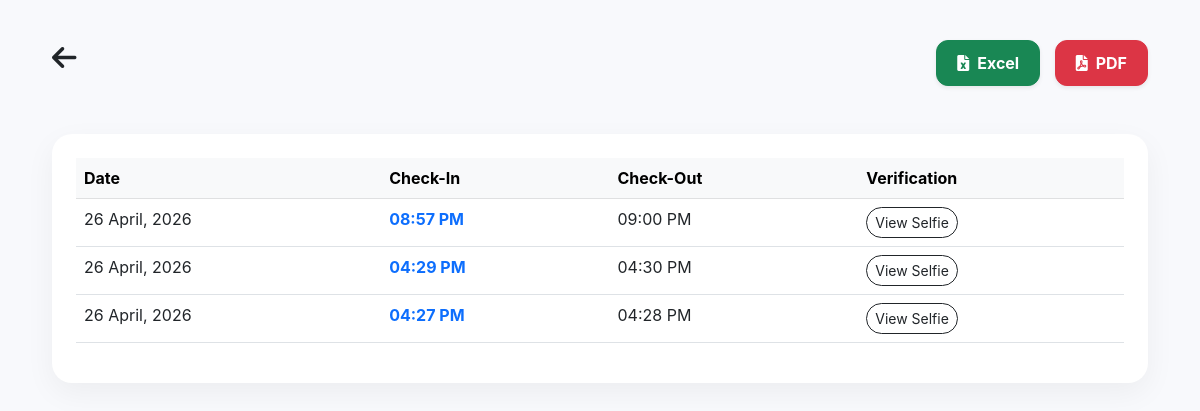
The app's page /my-attendance (signed in), older data.
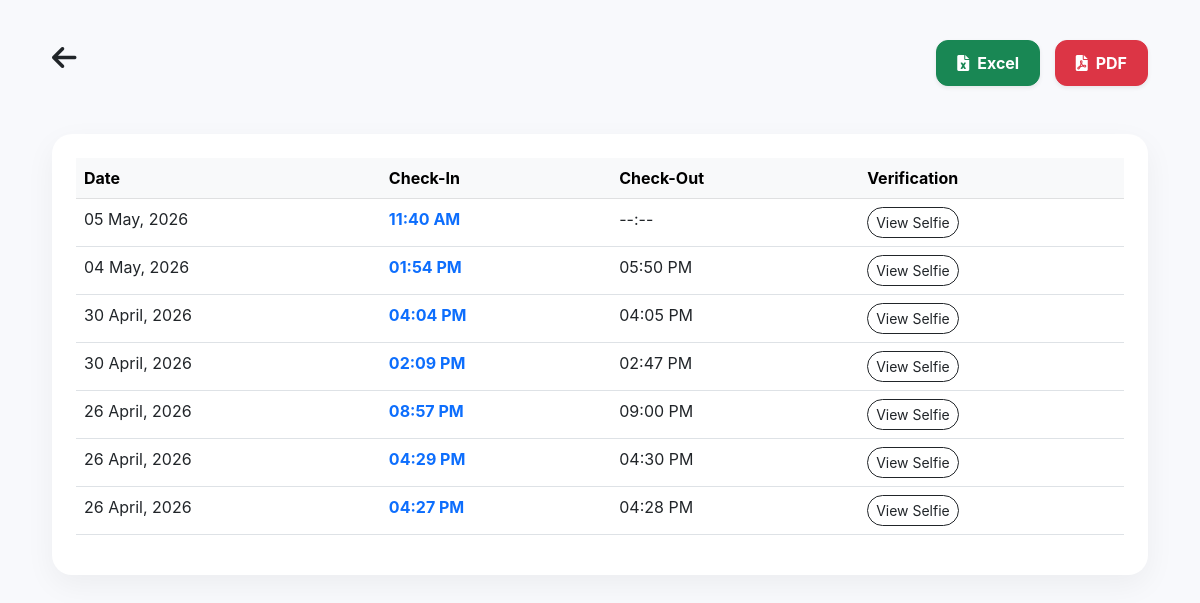
The same page, newer data.
### app.py (models this page shows)
class Attendance(db.Model):
    id = db.Column(db.Integer, primary_key=True)
    user_id = db.Column(db.Integer, db.ForeignKey('user.id'))
    emp_full_name = db.Column(db.String(160))
    check_in = db.Column(db.DateTime, default=datetime.now)
    check_out = db.Column(db.DateTime, nullable=True)
    location_in = db.Column(db.String(255))
    location_out = db.Column(db.String(255))
    selfie = db.Column(db.String(255))
    total_seconds = db.Column(db.Integer, default=0)

### app.py (the view)
@app.route('/my-attendance')
@app.route('/daily-login-hrs')
@login_required
def reports():
    logs = Attendance.query.filter_by(
        user_id=current_user.id
    ).order_by(Attendance.id.desc()).all()
    return render_template('attendance_view.html', logs=logs)

### app.py (called while the page is built)
@login_manager.user_loader
def load_user(user_id):
    return User.query.get(int(user_id))

### templates/attendance_view.html (shortened to what this page needs)
<!DOCTYPE html>
<html>
<head>
    <link href="https://cdn.jsdelivr.net/npm/bootstrap@5.3.0/dist/css/bootstrap.min.css" rel="stylesheet">
    <link rel="stylesheet" href="https://cdnjs.cloudflare.com/ajax/libs/font-awesome/6.0.0/css/all.min.css">
</head>
<body>
    <div class="container">
        <div class="d-flex justify-content-between align-items-center mb-5">
            <h3 class="fw-bold"><a href="/dashboard" class="text-dark text-decoration-none me-3"><i class="fa fa-arrow-left"></i></a> {{ title }}</h3>
            <div>
                <a href="/download/excel" class="btn btn-success btn-export shadow-sm"><i class="fa fa-file-excel me-2"></i>Excel</a>
                <a href="/download/pdf" class="btn btn-danger btn-export shadow-sm"><i class="fa fa-file-pdf me-2"></i>PDF</a>
            </div>
        </div>
        <div class="card p-4 overflow-hidden">
            <table class="table table-hover">
                <thead class="table-light">
                    <tr><th>Date</th><th>Check-In</th><th>Check-Out</th><th>Verification</th></tr>
                </thead>
                <tbody>
                    {% for log in logs %}
                    <tr>
                        <td>{{ log.check_in.strftime('%d %B, %Y') }}</td>
                        <td class="fw-bold text-primary">{{ log.check_in.strftime('%I:%M %p') }}</td>
                        <td>{{ log.check_out.strftime('%I:%M %p') if log.check_out else '--:--' }}</td>
                        <td><a href="/static/uploads/{{ log.selfie }}" target="_blank" class="btn btn-sm btn-outline-dark rounded-pill">View Selfie</a></td>
                    </tr>
                    {% endfor %}
                </tbody>
            </table>
        </div>
    </div>
</body>
</html>

Row changes from the older to the newer data that the page shows:
added Attendance: check_in "05 May, 2026", check_in "11:40 AM", check_out "--:--"
added Attendance: check_in "04 May, 2026", check_in "01:54 PM", check_out "05:50 PM"
added Attendance: check_in "30 April, 2026", check_in "04:04 PM", check_out "04:05 PM"
added Attendance: check_in "30 April, 2026", check_in "02:09 PM", check_out "02:47 PM"
